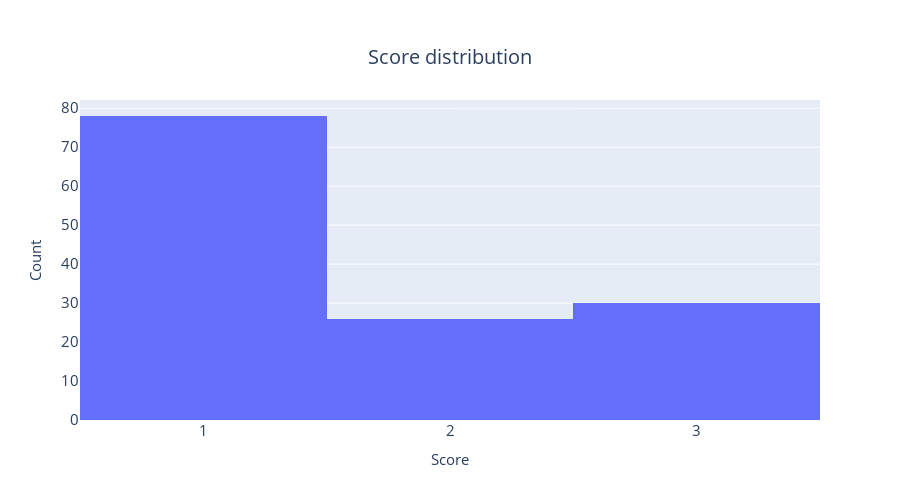

This figure's notebook cell:
### Code cell
fig = px.histogram(
    plot_df["Score"],
    title=f"Score distribution",
    nbins = 3
)
fig = format_plot(fig, ylabel="Count", xlabel="Score", legends=False)
fig.update_layout(showlegend=False) 
fig.update_layout(
    xaxis = dict(
        tickmode = 'array',
        tickvals = [1,2,3]
    )
)
fig.show()

### Figure 1 — Plotly figure (JSON) as saved in the notebook; plotly's stock layout.template omitted (floating-point values rounded to 4 significant figures; data arrays with more than 128 entries replaced by an {"elided": "..."} marker saying what was removed)
{"data": [{"alignmentgroup": "True", "bingroup": "x", "hovertemplate": "variable=Score<br>value=%{x}<br>count=%{y}<extra></extra>", "legendgroup": "Score", "marker": {"color": "#636efa", "pattern": {"shape": ""}}, "name": "Score", "nbinsx": 3, "offsetgroup": "Score", "orientation": "v", "showlegend": true, "type": "histogram", "x": {"elided": "134 int values"}, "xaxis": "x", "yaxis": "y"}], "layout": {"autosize": false, "barmode": "relative", "height": 500, "legend": {"font": {"size": 15}, "orientation": "h", "title": {}, "tracegroupgap": 0, "x": 1, "xanchor": "right", "y": 0.98, "yanchor": "bottom"}, "showlegend": false, "title": {"font": {"size": 20}, "text": "Score distribution", "x": 0.5, "xanchor": "center", "yanchor": "top"}, "width": 900, "xaxis": {"anchor": "y", "autorange": true, "domain": [0, 1], "range": [0.5, 3.5], "tickfont": {"size": 15}, "tickmode": "array", "tickvals": [1, 2, 3], "title": {"font": {"size": 15}, "text": "Score"}, "type": "linear"}, "yaxis": {"anchor": "x", "autorange": true, "domain": [0, 1], "range": [0, 82.11], "tickfont": {"size": 15}, "title": {"font": {"size": 15}, "text": "Count"}}}}
